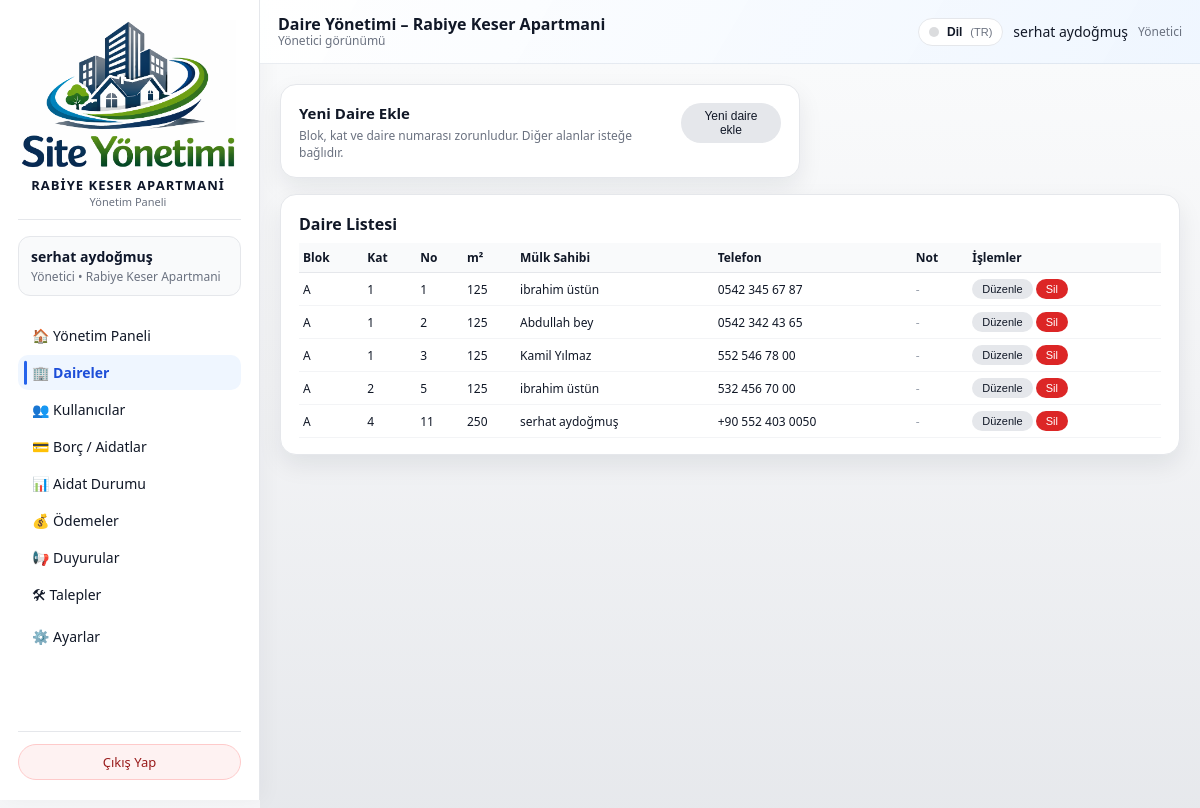
Page /admin/apartments (signed in) on the committed database.
### models/apartment_model.py (models this page shows, shortened)
class Apartment(db.Model):
    __tablename__ = "apartments"
    id = db.Column(db.Integer, primary_key=True)
    site_id = db.Column(db.Integer, db.ForeignKey("sites.id"), nullable=False)
    block = db.Column(db.String(50), nullable=False)
    floor = db.Column(db.String(20), nullable=False)
    number = db.Column(db.String(20), nullable=False)
    area_m2 = db.Column(db.Float, nullable=True)
    owner_name = db.Column(db.String(120))
    owner_phone = db.Column(db.String(32))
    notes = db.Column(db.Text)
    users = db.relationship("User", backref="apartment", lazy="dynamic")
    bills = db.relationship("Bill", backref="apartment", lazy="dynamic")
    payments = db.relationship("Payment", backref="apartment", lazy="dynamic")
    tickets = db.relationship("Ticket", backref="apartment", lazy="dynamic")

### routes/admin_routes.py (the view, shortened to what this page needs)
@admin_bp.route("/apartments", methods=["GET", "POST"])
@admin_required
def manage_apartments():
    admin_user = _get_current_admin()
    site_id = session.get("active_site_id") or (admin_user.site_id if admin_user else None)
    if not site_id:
        flash("Bu sayfayı kullanabilmek için bir siteye atanmış olmanız gerekiyor.", "error")
        return redirect(url_for("index"))
    apartments = []
    try:
        apartments = (
            Apartment.query
            .filter_by(site_id=site_id)
            .order_by(
                Apartment.block.asc(),
                Apartment.floor.asc(),
                Apartment.number.asc(),
            )
            .all()
        )
    except SQLAlchemyError as exc:
        current_app.logger.exception("Daire listesi alınamadı: %s", exc)
        flash("Daire listesi alınırken bir hata oluştu.", "error")
    return render_template("admin/daireler.html", apartments=apartments)

### routes/admin_routes.py (called while the page is built)
def admin_required(view_func):
    @wraps(view_func)
    def wrapped_view(*args, **kwargs):
        user_id = session.get("user_id")
        role = session.get("user_role")
        if not user_id:
            flash("Devam etmek için lütfen giriş yapın.", "info")
            return redirect(url_for("auth.login"))
        if role not in ("admin", "super_admin"):
            flash("Bu alana sadece yönetici kullanıcılar erişebilir.", "error")
            return redirect(url_for("index"))
        return view_func(*args, **kwargs)
    return wrapped_view

@admin_bp.app_context_processor
def inject_site_name():
    name = session.get("site_name")
    if not name:
        name = get_site_display_name()  # DB'den oku (SystemSetting)
        session["site_name"] = name
    return {"current_site_name": name}

def _get_current_admin():
    user_id = session.get("user_id")
    if not user_id:
        return None
    try:
        return User.query.get(user_id)
    except SQLAlchemyError as exc:
        current_app.logger.exception("Admin bilgisi alınamadı: %s", exc)
        return None

def get_site_display_name() -> str:
    default_name = "Site / Apartman"
    try:
        settings = SystemSetting.get_singleton()
        if settings and getattr(settings, "site_name", None):
            name = (settings.site_name or "").strip()
            if name:
                return name
    except SQLAlchemyError as exc:
        current_app.logger.exception("Site adı okunamadı: %s", exc)
    return default_name

@admin_bp.app_context_processor
def inject_site_name():
    name = session.get("site_name")
    if not name:
        name = get_site_display_name()  # DB'den oku (SystemSetting)
        session["site_name"] = name
    return {"current_site_name": name}

### templates/admin/daireler.html (shortened to what this page needs)
{% extends "base.html" %}
{% set LANG = session.get('lang','tr') %}
{% macro tp(k) -%}
  {{ I18N_PAGE.get(LANG, I18N_PAGE['tr']).get(k, I18N_PAGE['tr'].get(k, k)) }}
{%- endmacro %}
{% block topbar_title %}
  {{ tp('topbar_title') }}
  {% if session.active_site_name %}
    – {{ session.active_site_name }}
  {% elif current_site_name %}
    – {{ current_site_name }}
  {% endif %}
{% endblock %}
{% block content %}
<div class="dashboard-grid">
  <section>
    <div class="card card--compact">
      <div class="card-header-inline">
        <div>
          <h2 style="font-size:15px; margin:0 0 4px;">{{ tp('new_title') }}</h2>
          <p style="font-size:12px; color:#6b7280; margin:0;">
            {{ tp('new_desc') }}
          </p>
        </div>
        <button type="button"
                class="btn-mini btn-toggle-new-apt"
                aria-expanded="false">
        </button>
      </div>
    </div>
  </section>
  <section>
    <div class="card">
      <h2 style="font-size:16px; margin-bottom:8px;">{{ tp('list_title') }}</h2>
      {% if apartments %}
        <div style="width:100%; overflow-x:auto;">
          <table style="width:100%; border-collapse:collapse; font-size:12px;">
            <thead>
              <tr style="background:#f9fafb; border-bottom:1px solid #e5e7eb;">
                <th style="text-align:left; padding:6px 4px;">{{ tp('col_block') }}</th>
                <th style="text-align:left; padding:6px 4px;">{{ tp('col_floor') }}</th>
                <th style="text-align:left; padding:6px 4px;">{{ tp('col_no') }}</th>
                <th style="text-align:left; padding:6px 4px;">{{ tp('col_m2') }}</th>
                <th style="text-align:left; padding:6px 4px;">{{ tp('col_owner') }}</th>
                <th style="text-align:left; padding:6px 4px;">{{ tp('col_phone') }}</th>
                <th style="text-align:left; padding:6px 4px;">{{ tp('col_note') }}</th>
                <th style="text-align:left; padding:6px 4px;">{{ tp('col_actions') }}</th>
              </tr>
            </thead>
            <tbody>
              {% for apt in apartments %}
                <tr class="apt-row" data-apartment-id="{{ apt.id }}" style="border-bottom:1px solid #f3f4f6;">
                  <td data-field="block" style="padding:6px 4px; white-space:nowrap;">{{ apt.block }}</td>
                  <td data-field="floor" style="padding:6px 4px; white-space:nowrap;">{{ apt.floor }}</td>
                  <td data-field="number" style="padding:6px 4px; white-space:nowrap;">{{ apt.number }}</td>
                  <td data-field="area_m2" style="padding:6px 4px; white-space:nowrap;">
                    {% if apt.area_m2 %}
                      {{ "%.0f"|format(apt.area_m2) }}
                    {% else %}
                      <span style="color:#9ca3af;">{{ tp('dash') }}</span>
                    {% endif %}
                  </td>
                  <td data-field="owner_name" style="padding:6px 4px;">
                    {% if apt.owner_name %}
                      {{ apt.owner_name }}
                    {% else %}
                      <span style="color:#9ca3af;">{{ tp('not_specified') }}</span>
                    {% endif %}
                  </td>
                  <td data-field="owner_phone" style="padding:6px 4px; white-space:nowrap;">
                    {% if apt.owner_phone %}
                      {{ apt.owner_phone }}
                    {% else %}
                      <span style="color:#9ca3af;">{{ tp('dash') }}</span>
                    {% endif %}
                  </td>
                  <td data-field="notes" style="padding:6px 4px; max-width:200px;">
                    {% if apt.notes %}
                      <span style="display:inline-block; max-width:200px; white-space:nowrap; overflow:hidden; text-overflow:ellipsis;">
                        {{ apt.notes }}
                      </span>
                    {% else %}
                      <span style="color:#9ca3af;">{{ tp('dash') }}</span>
                    {% endif %}
                  </td>
                  <td style="padding:6px 4px; white-space:nowrap;">
                    <button type="button" class="btn-table btn-edit-apt">{{ tp('edit') }}</button>
                    <form method="post"
                          action="{{ url_for('admin.delete_apartment', apartment_id=apt.id) }}"
                          style="display:inline;">
                      <button type="submit"
                              class="btn-table btn-danger"
                              onclick="return confirm('{{ tp('confirm_delete') }}');">
                        {{ tp('delete') }}
                      </button>
                    </form>
                  </td>
                </tr>
              {% endfor %}
            </tbody>
          </table>
        </div>
      {% else %}
        <p style="font-size:13px; color:#6b7280;">{{ tp('no_apartments') }}</p>
      {% endif %}
    </div>
  </section>
</div>
{% endblock %}

### static/css/app.css (style rules this page uses)
:root { --bg: #f3f4f6; --bg-soft: #e5e7eb; --sidebar-bg: #020617; --card-bg: #ffffff; --border-subtle: #e5e7eb; --accent: #2563eb; --accent-soft: rgba(37, 99, 235, 0.08); --text-main: #111827; --text-muted: #6b7280; --text-on-dark: #e5e7eb; --radius-lg: 16px; --radius-md: 12px; --radius-sm: 8px; --shadow-soft: 0 18px 45px rgba(15, 23, 42, 0.24); --shadow-card: 0 10px 25px rgba(15, 23, 42, 0.08); --sidebar-width: 260px; --transition-fast: 150ms ease-out; --transition-med: 220ms ease-out; }
*, *::before, *::after { box-sizing: border-box; }
html, body { margin: 0; padding: 0; width: 100%; max-width: 100vw; overflow-x: hidden; }
body { font-family: system-ui, -apple-system, BlinkMacSystemFont, "SF Pro Text", "Segoe UI", sans-serif; background: radial-gradient(circle at top left, #e5f0ff 0, #f3f4f6 45%, #ffffff 100%); color: var(--text-main); }
.card { background: var(--card-bg); border-radius: var(--radius-lg); padding: 18px 18px 16px; box-shadow: var(--shadow-card); border: 1px solid var(--border-subtle); transition: transform var(--transition-med), box-shadow var(--transition-med), border-color var(--transition-med), background var(--transition-med); }
.card h1, .card h2 { margin-top: 0; }
.btn-mini { border: none; border-radius: 999px; padding: 6px 12px; font-size: 12px; cursor: pointer; background: #e5e7eb; color: #111827; }
.dashboard-grid { display: flex; flex-direction: column; gap: 16px; }
.card--compact { max-width: 520px; }
.card-header-inline { display: flex; align-items: flex-start; justify-content: space-between; gap: 12px; }

### templates/admin/daireler.html (style rules this page uses)
.btn-table { padding: 4px 10px; border-radius: 999px; border: none; font-size: 11px; cursor: pointer; display: inline-flex; align-items: center; justify-content: center; gap: 4px; }
.btn-edit-apt { background: #e5e7eb; color: #111827; }
.btn-danger { background: #dc2626; color: #ffffff; }

### rows in the picture
Apartment: block "A", floor "1", number "1", area_m2 "125", owner_name "ibrahim üstün", owner_phone "0542 345 67 87", get "- Düzenle Sil"
Apartment: block "A", floor "1", number "2", area_m2 "125", owner_name "Abdullah bey", owner_phone "0542 342 43 65", get "- Düzenle Sil"
Apartment: block "A", floor "1", number "3", area_m2 "125", owner_name "Kamil Yılmaz", owner_phone "552 546 78 00", get "- Düzenle Sil"
Apartment: block "A", floor "2", number "5", area_m2 "125", owner_name "ibrahim üstün", owner_phone "532 456 70 00", get "- Düzenle Sil"
Apartment: block "A", floor "4", number "11", area_m2 "250", owner_name "serhat aydoğmuş", owner_phone "+90 552 403 0050", get "- Düzenle Sil"

### other values in the picture
{{ site_name }} "RABIYE KESER APARTMANI"
{{ I18N.get(LANG, I18N['tr']).get(k, I18N['tr'].get(k, k)) }} "Yönetim Paneli Yönetici • Yönetim Paneli Daireler Kullanıcılar Borç / Aidatlar Aidat Durumu Ödemeler Duyurular Talepler Ayarlar Çıkış Yap Yönetici görünümü Dil Yönetici"
{{ user_name }} "serhat aydoğmuş"
{{ active_site_name or fallback_site_name }} "Rabiye Keser Apartmani"
{{ I18N_PAGE.get(LANG, I18N_PAGE['tr']).get(k, I18N_PAGE['tr'].get(k, k)) }} "Daire Yönetimi Yeni Daire Ekle Blok, kat ve daire numarası zorunludur. Diğer alanlar isteğe bağlıdır. Daire Listesi Blok Kat No m² Mülk Sahibi Telefon Not İşlemler"
{{ session.active_site_name }} "Rabiye Keser Apartmani"
{{ LANG|upper }} "TR"
